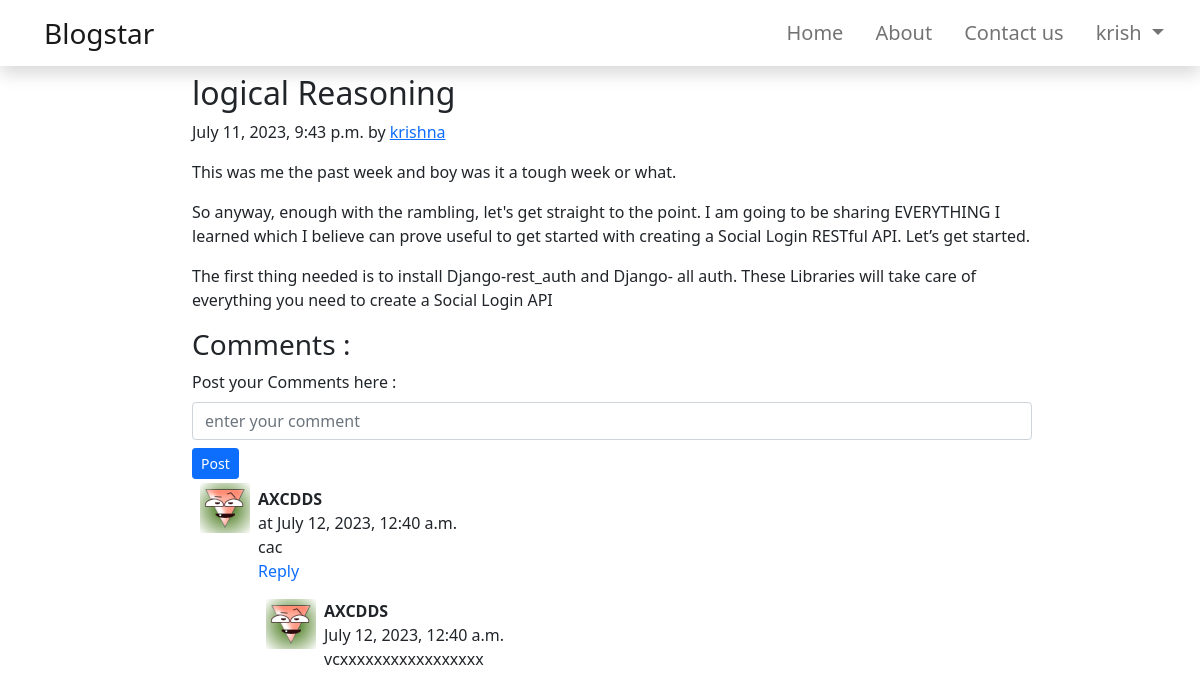
/bloghome/krishna/4 (signed in), run on the app's committed database.
### blog/models.py (models this page shows, shortened)
class Blog(models.Model):
    TAGS_CHOICES = (
        ('Film & Animation', 'Film & Animation'),
        ('Autos & Vehicles','Autos & Vehicles'),
        ('Music','Music'),
        ('Pets & Animals','Pets & Animals'),
        ('Sports','Sports'),
        ('Travel & Events','Travel & Events'),
        ('Gaming','Gaming'),
        ('People & Blogs','People & Blogs'),
        ('Comedy','Comedy'),
        ('Entertainment','Entertainment'),
        ('News & Politics','News & Politics'),
        ('Howto & Style','Howto & Style'),
        ('Education','Education'),
        ('Science & Technology','Science & Technology'),
        ('Nonprofits & Activism','Nonprofits & Activism')
    )
    sno = models.AutoField(primary_key=True)
    user = models.CharField(max_length=50, blank=True)
    Title = models.CharField(max_length=50)
    content = RichTextField(blank=True, null=True)
    Time = models.DateTimeField(default=datetime.now)
    Tag = models.CharField(max_length=50, choices=TAGS_CHOICES, default='Web_Development')

class Comment(models.Model):
    Commentpost = models.ForeignKey(Blog, on_delete=models.CASCADE)
    comment =  models.TextField()
    Timestamp = models.DateTimeField(default=now)
    parent = models.ForeignKey('self',on_delete=models.CASCADE,null=True,blank=True,related_name='+')
    author = models.ForeignKey(User, on_delete=models.CASCADE)
    class Meta:
        ordering = ['-Timestamp']
    def __str__(self):
        return str(self.author) + ' comment ' + str(self.comment)

### blog/views.py (the view)
# urls.py: path('<str:user>/<int:pid>',views.blogPost,name='blogPost'),
@login_required
def blogPost(request, user, pid):
    post = Blog.objects.filter(user=user, sno=pid).first()
    comment = Comment.objects.filter(Commentpost=post, parent=None)
    replies = Comment.objects.filter(Commentpost=post).exclude(parent=None) #here we got whole replies whose parent
    replyDict = {}
    for rep in replies:
        if rep.parent.pk not in replyDict.keys():
            replyDict[rep.parent.pk] = [rep]
        else:
            replyDict[rep.parent.pk].append(rep)
    print(replyDict)
    context1 = {'post':post, 'comments':comment, 'replyDict':replyDict}
    return render(request, 'blogPost.html',context1)

### blog/templatetags/extras.py (called while the page is built)
@register.filter(name='get_val')
def get_val(dict, key):
    return dict.get(key)

### blog/templates/blogPost.html (shortened to what this page needs)
{% extends 'base.html' %}
{% load static %}
{% load extras %}
{% block body %}
<div class="head my-2">
    <article class="blog-post" style="user-select: auto;">
        <h2 class="blog-post-title" style="user-select: auto;">{{post.Title}}</h2>
        <p class="blog-post-meta" style="user-select: auto;">{{post.Time}} by <a href="{% url 'profile' user=post.user %}"
                style="user-select: auto;">{{post.user}}</a></p>
        <p style="user-select: auto;">{{post.content|safe}}</p>
    </article>
    <h3>
        Comments :
    </h3>
    <form action="{% url 'postcomments' %}" method="post">
        <div class="mb-2">
            <label for="exampleInputEmail1" class="form-label">Post your Comments here :</label>
            <input type="text" class="form-control" id="exampleInputEmail1" aria-describedby="emailHelp" name="content"
                placeholder="enter your comment">
        </div>
        <button type="submit" value="submit" class="btn btn-sm btn-primary">Post</button>
    </form>
    {% for comment in comments %}
    <div class="d-flex my-1">
        <div class="px-2"><img src="{% static 'user.png' %}" alt="" class="img-fluid"></div>
        <div class="w-75 p-1 px-0"><b>{{comment.author}}</b>
            <div class="size"> at
                {{comment.Timestamp}}</div>{{comment.comment}}<br>
            <a class="text-decoration-none px-0" data-bs-toggle="collapse" href="#collapseExample{{comment.pk}}"
                role="button" aria-expanded="false" aria-controls="collapseExample{{comment.pk}}">
                Reply
            </a>
            <div class="replies my-2 d-flex flex-column">
                {% for reply in replyDict|get_val:comment.pk %}
                <div class="d-flex my-2">
                    <div class="px-2">
                        <img class="img-fluid" src="{% static 'user.png' %}" alt="user">
                    </div>
                    <div class="">
                        <div class="">
                            <b> {{reply.author}} </b>
                            <div class="size">{{reply.Timestamp}} </div>
                            <div>{{reply.comment}}</div>
                        </div>
                        <br>
                    </div>
                </div>
                {% endfor %}
            </div>
        </div>
    </div>
    {% endfor %}
</div>
{% endblock body %}

### home/templates/base.html (shortened to what this page needs)
{% load static %}
<!DOCTYPE html>
<html lang="en">
<head>
  <link href="https://cdn.jsdelivr.net/npm/bootstrap@5.1.3/dist/css/bootstrap.min.css" rel="stylesheet"
>
  <link rel="stylesheet" type="text/css" href="{% static 'owl.theme.default.min.css'%}">
  <link rel="stylesheet" href="{% static 'b.css' %}">
</head>
<body>
  <nav class="navbar navbar-expand-lg navbar-light shadow p-2">
    <div class="container-fluid">
      {% if request.user.is_authenticated %}
      <a class="navbar-brand px-4 py-1 fs-3 color" href="{% url 'blogHome' %}">Blogstar</a>
      {% else %}
      <a class="navbar-brand px-4 py-1 fs-3 color" href="/">Blogstar</a>
      {% endif %}
      <div class="collapse navbar-collapse" id="navbarSupportedContent">
        <ul class="navbar-nav  ms-auto ">
          {% if request.user.is_authenticated %}
          <li class="nav-item mx-2">
            <a class="nav-link fs-5 ppp " aria-current="page" href="/bloghome">Home</a>
          </li>
          {% else %}
          <li class="nav-item mx-2">
            <a class="nav-link fs-5 ppp " aria-current="page" href="/">Home</a>
          </li>
          {% endif %}
          <li class="nav-item mx-2">
            <a class="nav-link fs-5 ppp" href="#">About</a>
          </li>
          <li class="nav-item mx-2">
            <a class="nav-link fs-5 ppp" href="{% url 'contact' %}">Contact us</a>
          </li>
          {% if request.user.is_authenticated %}
          <li class="nav-item mx-2">
            <div class="dropdown">
              <a class="nav-link fs-5 ppp dropdown-toggle" id="dropdownMenuButton1" data-bs-toggle="dropdown"
                aria-expanded="false">
                {{request.user}}
              </a>
            </div>
          </li>
          {% else %}
          <li class="nav-item mx-2">
            <a class="nav-link fs-5 ppp" href="#" name="login" data-bs-toggle="modal"
              data-bs-target="#SigninModal">login</a>
          </li>
          {% endif %}
        </ul>
      </div>
    </div>
  </nav>
  {% block body %}
  {% endblock body %}
</body>
</html>

### blog/templates/blogPost.html (style rules this page uses)
.head { position: absolute; left: 16%; width: 70%; }

### data on the page
Blog: Title "logical Reasoning", Time "July 11, 2023, 9:43 p.m.", user "krishna", content "This was me the past week and boy was it a tough week or what. So anyway, enough with the rambling, let's get straight to the point. I am going to be sharing EVERYTHING I learned which I believe can prove useful to get started with creating a Social Login RESTful API. Let’s get started. The first thing needed is to install Django-rest_auth and Django- all auth. These Libraries will take care of everything you need to create a Social Login API"
Comment: author "AXCDDS", Timestamp "July 12, 2023, 12:40 a.m.", comment "cac"
Comment: author "AXCDDS", Timestamp "July 12, 2023, 12:40 a.m.", comment "vcxxxxxxxxxxxxxxxxx"

### other printed values
{{ request.user }} "krish"
